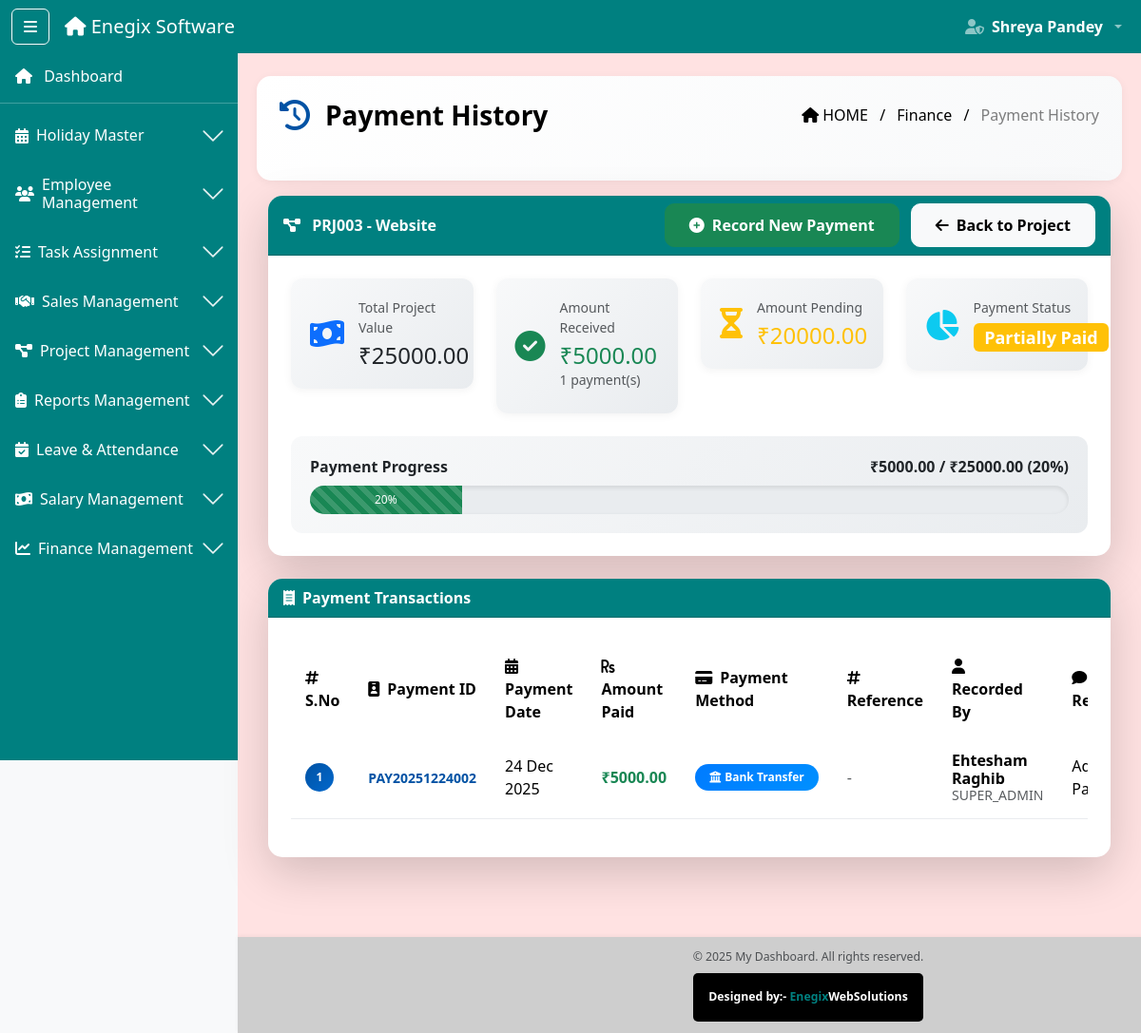
Before: /project/3/financial-detail/ (signed in) with the older database file.
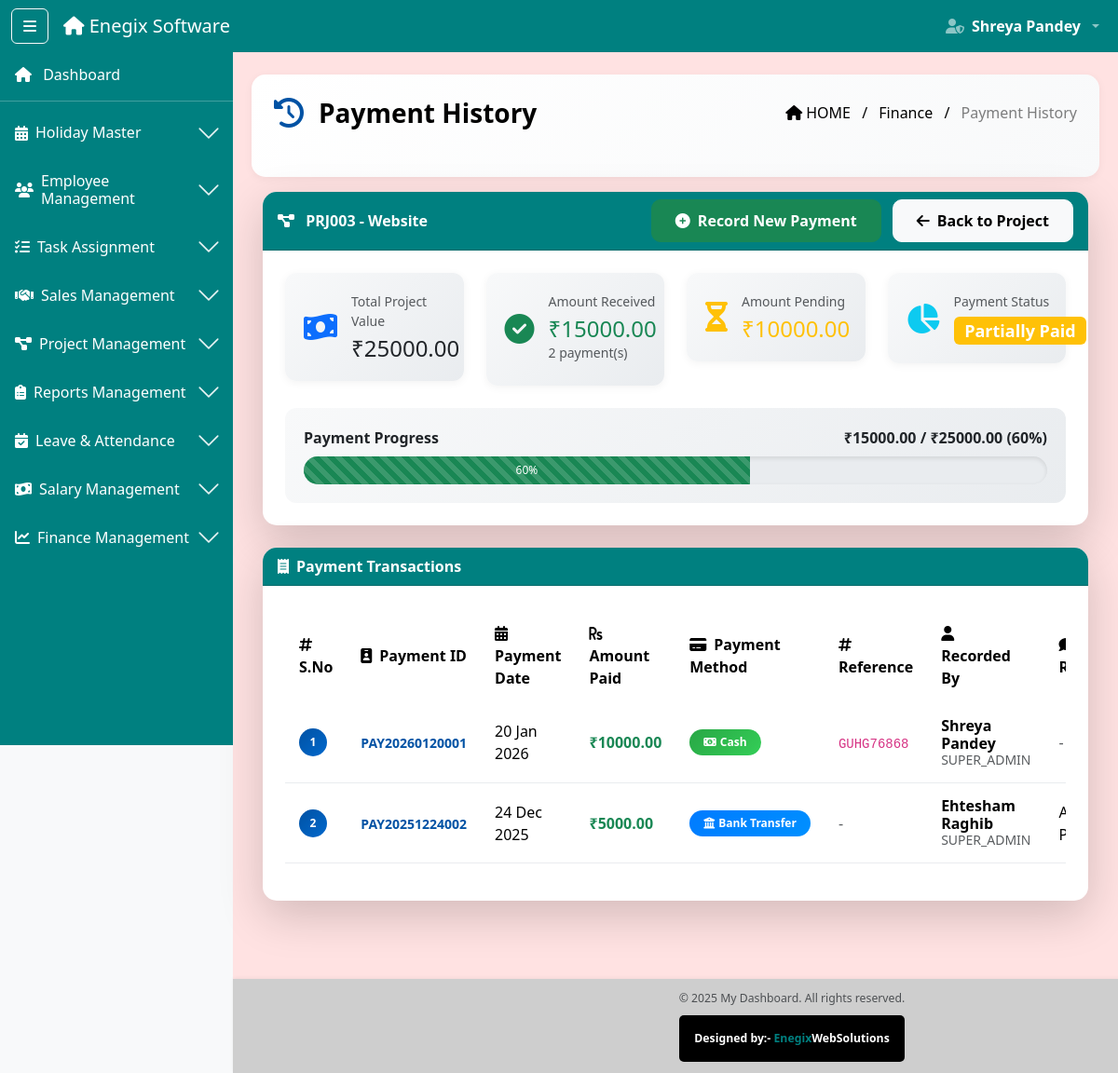
After: the same page with the newer database file.
### software_app/models.py (models this page shows, shortened)
class Project(models.Model):
    PROJECT_TYPE_CHOICES = (
        ('seo', 'SEO Project'),
        ('development', 'Development Project'),
    )
    STATUS_CHOICES = (
        ('pending', 'Pending'),
        ('in_progress', 'In Progress'),
        ('completed', 'Completed'),
        ('on_hold', 'On Hold'),
    )
    project_id = models.CharField(max_length=10, unique=True, editable=False)
    project_name = models.CharField(max_length=200)
    project_type = models.CharField(max_length=20, choices=PROJECT_TYPE_CHOICES)
    client = models.ForeignKey(Client, on_delete=models.CASCADE, related_name='projects')
    description = models.TextField()
    start_date = models.DateField()
    deadline = models.DateField()
    budget = models.DecimalField(max_digits=10, decimal_places=2, blank=True, null=True)
    total_amount = models.DecimalField(
        max_digits=10,
        decimal_places=2,
        default=0,
        help_text="Total project value in INR"
    )
    amount_received = models.DecimalField(
        max_digits=10,
        decimal_places=2,
        default=0,
        help_text="Total amount received from client"
    )
    amount_pending = models.DecimalField(
        max_digits=10,
        decimal_places=2,
        default=0,
        help_text="Remaining amount to be received"
    )
    payment_status = models.CharField(
        max_length=20,
        choices=(
            ('unpaid', 'Unpaid'),
            ('partial', 'Partially Paid'),
            ('paid', 'Fully Paid'),
        ),
        default='unpaid'
    )
    agreement = models.FileField(upload_to='project_agreements/', blank=True, null=True)
    module_file = models.FileField(upload_to='project_modules/', blank=True, null=True)
    status = models.CharField(max_length=20, choices=STATUS_CHOICES, default='pending')
    created_by_name = models.CharField(max_length=100)
    created_by_role = models.CharField(max_length=50)
    created_at = models.DateTimeField(auto_now_add=True)
    updated_at = models.DateTimeField(auto_now=True)
    is_active = models.BooleanField(default=True)

class ProjectPayment(models.Model):
    payment_id = models.CharField(max_length=20, unique=True, editable=False)
    project = models.ForeignKey(
        'Project',
        on_delete=models.CASCADE,
        related_name='payments'
    )
    amount_paid = models.DecimalField(max_digits=10, decimal_places=2)
    payment_date = models.DateField()
    payment_method = models.CharField(
        max_length=30,
        choices=(
            ('cash', 'Cash'),
            ('bank_transfer', 'Bank Transfer'),
            ('cheque', 'Cheque'),
            ('upi', 'UPI'),
            ('other', 'Other'),
        ),
        default='bank_transfer'
    )
    payment_reference = models.CharField(max_length=100, blank=True, null=True)
    payment_proof = models.FileField(upload_to='payment_proofs/', blank=True, null=True)
    remarks = models.TextField(blank=True, null=True)
    recorded_by_name = models.CharField(max_length=100)
    recorded_by_role = models.CharField(max_length=50)
    fund_transaction = models.ForeignKey(
        'FundTransaction',
        on_delete=models.SET_NULL,
        null=True,
        blank=True
    )
    created_at = models.DateTimeField(auto_now_add=True)
    class Meta:
        ordering = ['-payment_date']

### software_app/decorators.py (the view)
        @wraps(view_func)
        def wrapper(request, *args, **kwargs):
            if 'user_id' not in request.session:
                messages.error(request, 'Please login first!')
                return redirect('login')
            user_role = request.session.get('role')
            if user_role not in allowed_roles:
                messages.error(request, 'You do not have permission to access this page!')
                return redirect('dashboard')
            return view_func(request, *args, **kwargs)

### software_app/templates/projects/project_financial_detail.html (shortened to what this page needs)
{% extends 'base2.html' %}
{% load static %}
{% block content %}
<div class="ribbon-header d-flex justify-content-between align-items-center px-4 pb-5 mb-3" style="color: black">
  <div class="d-flex align-items-center">
    <i class="fas fa-history me-3 fs-2" style="color: #0152a4;"></i>
    <div class="fw-bold fs-3">Payment History</div>
  </div>
  <div class="breadcrumb-text text-end">
    <span class="text-black"><i class="fas fa-home me-1"></i>HOME</span>
    <span class="mx-2 text-black">/</span>
    <span class="text-black">Finance</span>
    <span class="mx-2 text-black">/</span>
    <span class="text-black-50">Payment History</span>
  </div>
</div>
<div class="container-fluid mt-2">
  <div class="card shadow-lg mb-4 modern-card">
    <div class="card-header table-title-bar fw-bold text-white d-flex justify-content-between align-items-center">
      <span>
        <i class="fas fa-project-diagram me-2"></i>
        {{ project.project_id }} - {{ project.project_name }}
      </span>
      <div>
        {% if project.amount_pending > 0 %}
        <a href="{% url 'record_client_payment' project.id %}" class="btn btn-success btn-add-new me-2">
          <i class="fas fa-plus-circle me-2"></i>Record New Payment
        </a>
        {% endif %}
        <a href="{% url 'project_detail' project.id %}" class="btn btn-light btn-add-new">
          <i class="fas fa-arrow-left me-2"></i>Back to Project
        </a>
      </div>
    </div>
    <div class="card-body p-4">
      <div class="row">
        <div class="col-md-3">
          <div class="financial-card">
            <i class="fas fa-money-bill-wave text-primary"></i>
            <div class="financial-details">
              <small class="text-muted">Total Project Value</small>
              <h4 class="mb-0">₹{{ project.total_amount|floatformat:2 }}</h4>
            </div>
          </div>
        </div>
        <div class="col-md-3">
          <div class="financial-card">
            <i class="fas fa-check-circle text-success"></i>
            <div class="financial-details">
              <small class="text-muted">Amount Received</small>
              <h4 class="mb-0 text-success">₹{{ project.amount_received|floatformat:2 }}</h4>
              <small class="text-muted">{{ payments|length }} payment(s)</small>
            </div>
          </div>
        </div>
        <div class="col-md-3">
          <div class="financial-card">
            <i class="fas fa-hourglass-half text-warning"></i>
            <div class="financial-details">
              <small class="text-muted">Amount Pending</small>
              <h4 class="mb-0 text-warning">₹{{ project.amount_pending|floatformat:2 }}</h4>
            </div>
          </div>
        </div>
        <div class="col-md-3">
          <div class="financial-card">
            <i class="fas fa-chart-pie text-info"></i>
            <div class="financial-details">
              <small class="text-muted">Payment Status</small>
              <h4 class="mb-0">
                {% if project.payment_status == 'paid' %}
                <span class="badge bg-success">Fully Paid</span>
                {% elif project.payment_status == 'partial' %}
                <span class="badge bg-warning">Partially Paid</span>
                {% else %}
                <span class="badge bg-danger">Unpaid</span>
                {% endif %}
              </h4>
            </div>
          </div>
        </div>
      </div>
      <div class="progress-section mt-4">
        <div class="d-flex justify-content-between mb-2">
          <span><strong>Payment Progress</strong></span>
          <span><strong>₹{{ project.amount_received|floatformat:2 }} / ₹{{ project.total_amount|floatformat:2 }} ({% widthratio project.amount_received project.total_amount 100 %}%)</strong></span>
        </div>
        <div class="progress" style="height: 30px;">
          <div class="progress-bar bg-success progress-bar-striped progress-bar-animated"
              role="progressbar"
              style="width: {% widthratio project.amount_received project.total_amount 100 %}%"
              aria-valuenow="{% widthratio project.amount_received project.total_amount 100 %}"
              aria-valuemin="0"
              aria-valuemax="100">
            {% widthratio project.amount_received project.total_amount 100 %}%
          </div>
        </div>
      </div>
    </div>
  </div>
  <div class="card shadow-lg mb-4 modern-card">
    <div class="card-header table-title-bar fw-bold text-white">
      <i class="fas fa-receipt me-2"></i>Payment Transactions
    </div>
    <div class="card-body p-4">
      <div class="table-responsive">
        <table class="table table-hover modern-table">
          <thead>
            <tr>
              <th><i class="fas fa-hashtag me-2"></i>S.No</th>
              <th><i class="fas fa-id-badge me-2"></i>Payment ID</th>
              <th><i class="fas fa-calendar-alt me-2"></i>Payment Date</th>
              <th><i class="fas fa-rupee-sign me-2"></i>Amount Paid</th>
              <th><i class="fas fa-credit-card me-2"></i>Payment Method</th>
              <th><i class="fas fa-hashtag me-2"></i>Reference</th>
              <th><i class="fas fa-user me-2"></i>Recorded By</th>
              <th><i class="fas fa-comment me-2"></i>Remarks</th>
            </tr>
          </thead>
          <tbody>
            {% for payment in payments %}
            <tr class="table-row-hover">
              <td><span class="serial-number">{{ forloop.counter }}</span></td>
              <td><strong class="payment-id">{{ payment.payment_id }}</strong></td>
              <td>{{ payment.payment_date|date:"d M Y" }}</td>
              <td><strong class="text-success">₹{{ payment.amount_paid|floatformat:2 }}</strong></td>
              <td>
                <span class="badge modern-badge badge-method-{{ payment.payment_method }}">
                  {% if payment.payment_method == 'cash' %}
                  <i class="fas fa-money-bill-alt me-1"></i>Cash
                  {% elif payment.payment_method == 'bank_transfer' %}
                  <i class="fas fa-university me-1"></i>Bank Transfer
                  {% elif payment.payment_method == 'cheque' %}
                  <i class="fas fa-money-check me-1"></i>Cheque
                  {% elif payment.payment_method == 'upi' %}
                  <i class="fas fa-mobile-alt me-1"></i>UPI
                  {% else %}
                  <i class="fas fa-ellipsis-h me-1"></i>Other
                  {% endif %}
                </span>
              </td>
              <td>
                {% if payment.payment_reference %}
                <code>{{ payment.payment_reference }}</code>
                {% else %}
                <span class="text-muted">-</span>
                {% endif %}
              </td>
              <td>
                <div class="recorded-by">
                  <strong>{{ payment.recorded_by_name }}</strong>
                  <small class="text-muted d-block">{{ payment.recorded_by_role|upper }}</small>
                </div>
              </td>
              <td>
                {% if payment.remarks %}
                <span class="remarks-text" data-bs-toggle="tooltip" title="{{ payment.remarks }}">
                  {{ payment.remarks|truncatewords:5 }}
                </span>
                {% else %}
                <span class="text-muted">-</span>
                {% endif %}
              </td>
            </tr>
            {% endfor %}
          </tbody>
        </table>
      </div>
    </div>
  </div>
</div>
{% endblock %}

### software_app/templates/navbar2.html (shortened to what this page needs)
{% load static %}
<nav class="navbar navbar-expand-lg navbar-dark table-title-bar fixed-top">
  <div class="container-fluid">
    <button class="btn btn-outline-light me-3" id="sidebarToggle">
      <i class="fas fa-bars"></i>
    </button>
    <a class="navbar-brand" href="{% url 'dashboard' %}">
      <i class="fa-solid fa-house"></i> Enegix Software
    </a>
    <ul class="navbar-nav ms-auto">
      <li class="nav-item dropdown">
        <a class="nav-link dropdown-toggle d-flex align-items-center gap-2"
           href="#"
           role="button"
           data-bs-toggle="dropdown">
          {% if request.session.role == 'super_admin' %}
            <i class="fas fa-user-shield fw-bold"></i>
          {% elif request.session.role == 'admin' or request.session.role == 'hr' %}
            <i class="fas fa-user-tie fw-bold"></i>
          {% elif request.session.role == 'developer' %}
            <i class="fas fa-code fw-bold"></i>
          {% elif request.session.role == 'sales' %}
            <i class="fas fa-chart-line fw-bold"></i>
          {% elif request.session.role == 'seos' %}
            <i class="fas fa-search fw-bold"></i>
          {% elif request.session.role == 'digital_marketing' %}
            <i class="fas fa-bullhorn fw-bold"></i>
          {% else %}
            <i class="fas fa-user-circle"></i>
          {% endif %}
          <span class="text-white fw-bold">
            {{ request.session.full_name }}
          </span>
        </a>
      </li>
    </ul>
  </div>
</nav>

Changed rows visible on the page:
added ProjectPayment: session.full_name "Shreya Pandey", payment_id "PAY20260120001", payment_date "20 Jan 2026", amount_paid "10000.00", payment_method "cash" (drawn), payment_reference "GUHG76868", recorded_by_name "Shreya Pandey", recorded_by_role "SUPER_ADMIN"
changed Project "PRJ003": amount_received "5000.00" → "15000.00"; amount_pending "20000.00" → "10000.00"; amount_received+total_amount "20" → "60"
Other visible differences:
{{ payments|length }}: "1" → "2"
{{ request.session.full_name }}: "Shreya Pandey" → (not shown)
